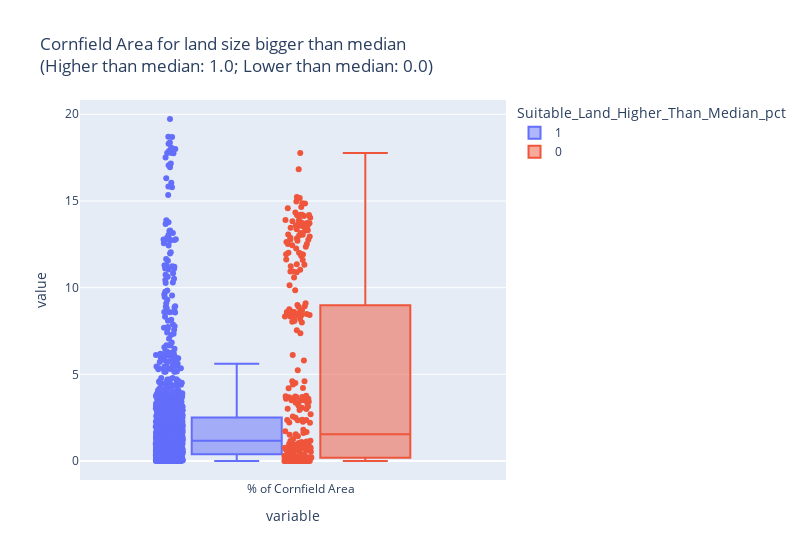

The notebook cell saved with this chart:
### Code cell
import plotly.express as px
fig_box = px.box(last_df,                                           # Specify data frame
                 y=['% of Cornfield Area'],                       # Select posrecip and negrecip variables
                 points="all",                                     # Include all observations as data points
                 color = 'Suitable_Land_Higher_Than_Median_pct',                                # Color (and group by) column "Cluster"
                 labels = {"Cluster": "Altruism"},                 # Rename "Cluster" as "Altruism" in our legend
                 title = """Cornfield Area for land size bigger than median 
                 <br>(Higher than median: 1.0; Lower than median: 0.0)""")       # Always add a title!
fig_box.update_layout(autosize=False, width = 800)                # Specify width (by default, full notebook cell)
fig_box

### Figure 1 — Plotly figure (JSON) as saved in the notebook; plotly's stock layout.template omitted (floating-point values rounded to 4 significant figures; data arrays with more than 128 entries replaced by an {"elided": "..."} marker saying what was removed)
{"data": [{"alignmentgroup": "True", "boxpoints": "all", "hovertemplate": "Suitable_Land_Higher_Than_Median_pct=1<br>variable=%{x}<br>value=%{y}<extra></extra>", "legendgroup": "1", "marker": {"color": "#636efa"}, "name": "1", "notched": false, "offsetgroup": "1", "orientation": "v", "showlegend": true, "type": "box", "x": {"elided": "1547 str values"}, "x0": " ", "xaxis": "x", "y": {"elided": "1547 float values"}, "y0": " ", "yaxis": "y"}, {"alignmentgroup": "True", "boxpoints": "all", "hovertemplate": "Suitable_Land_Higher_Than_Median_pct=0<br>variable=%{x}<br>value=%{y}<extra></extra>", "legendgroup": "0", "marker": {"color": "#EF553B"}, "name": "0", "notched": false, "offsetgroup": "0", "orientation": "v", "showlegend": true, "type": "box", "x": {"elided": "279 str values"}, "x0": " ", "xaxis": "x", "y": {"elided": "279 float values"}, "y0": " ", "yaxis": "y"}], "layout": {"autosize": false, "boxmode": "group", "legend": {"title": {"text": "Suitable_Land_Higher_Than_Median_pct"}, "tracegroupgap": 0}, "title": {"text": "Cornfield Area for land size bigger than median \n                 <br>(Higher than median: 1.0; Lower than median: 0.0)"}, "width": 800, "xaxis": {"anchor": "y", "domain": [0, 1], "title": {"text": "variable"}}, "yaxis": {"anchor": "x", "domain": [0, 1], "title": {"text": "value"}}}}
